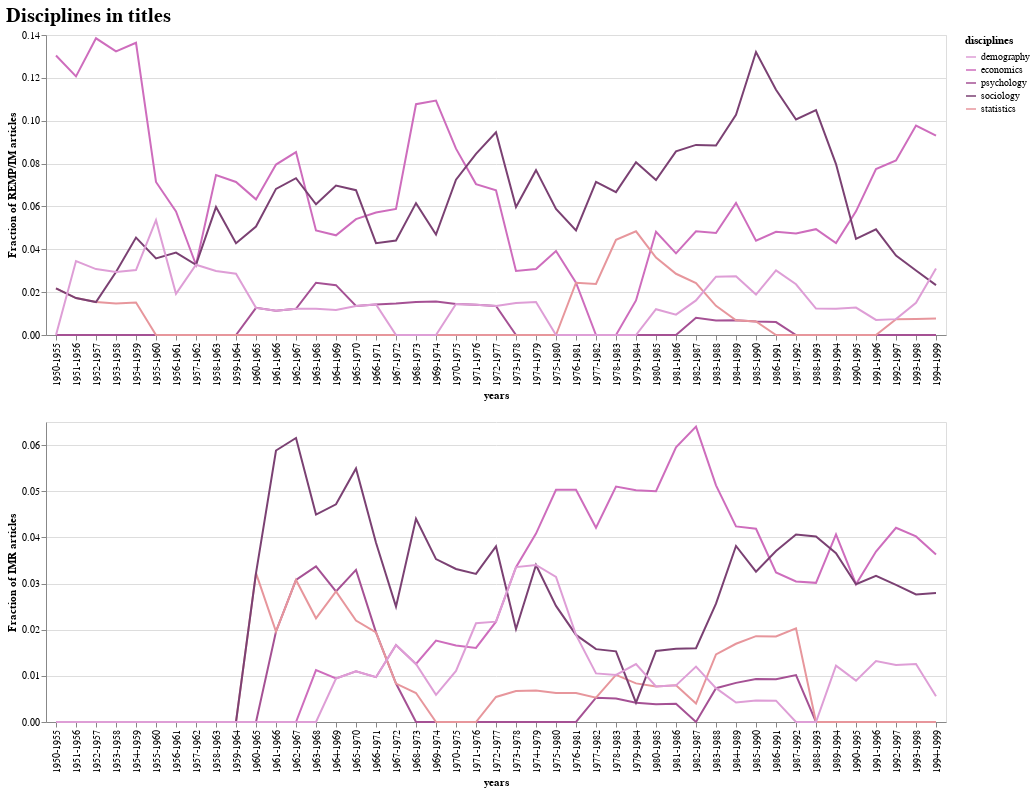

The notebook cell saved with this chart:
### Code cell
alt.vconcat(c7, c8).properties(
    title='Disciplines in titles'
).configure_title(
    fontSize=20,
    font='Verdana',
    align='center',
    color='black',
)

### Figure 1 — Vega-Lite specification as saved in the notebook (floating-point values rounded to 4 significant figures; data arrays with more than 128 entries replaced by an {"elided": "..."} marker saying what was removed)
{"config": {"view": {"continuousWidth": 400, "continuousHeight": 300}, "title": {"align": "center", "color": "black", "font": "Verdana", "fontSize": 20}}, "vconcat": [{"data": {"name": "data-5ba4c73873ed0cb5535bfd563f6cb65f"}, "mark": "line", "encoding": {"color": {"field": "migration_type", "scale": {"reverse": true, "scheme": "category20b"}, "title": "disciplines", "type": "ordinal"}, "x": {"axis": {"tickCount": 10}, "field": "years", "type": "nominal"}, "y": {"field": "Fraction of REMP/IM articles", "type": "quantitative"}}}, {"data": {"name": "data-b8faef812c63f8c17c0420caea73a73f"}, "mark": "line", "encoding": {"color": {"field": "migration_type", "scale": {"reverse": true, "scheme": "category20b"}, "title": "disciplines", "type": "ordinal"}, "x": {"axis": {"tickCount": 10}, "field": "years", "type": "nominal"}, "y": {"field": "Fraction of IMR articles", "type": "quantitative"}}}], "title": "Disciplines in titles", "$schema": "https://vega.github.io/schema/vega-lite/v4.17.0.json", "datasets": {"data-5ba4c73873ed0cb5535bfd563f6cb65f": {"elided": "225 records"}, "data-b8faef812c63f8c17c0420caea73a73f": {"elided": "225 records"}}}
